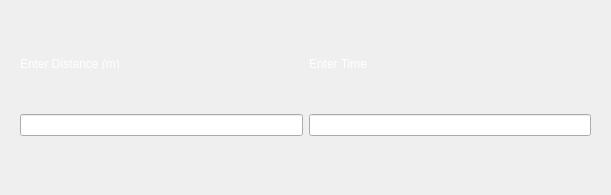
               <widget class="QWidget" name="AddRacescrollAreaWidgetContents">
                <property name="geometry">
                 <rect>
                  <x>0</x>
                  <y>0</y>
                  <width>611</width>
                  <height>195</height>
                 </rect>
                </property>
                <layout class="QVBoxLayout" name="verticalLayout_13">
                 <item>
                  <widget class="QWidget" name="AddRaceWidget" native="true">
                   <property name="styleSheet">
                    <string notr="true"/>
                   </property>
                   <layout class="QGridLayout" name="gridLayout_4">
                    <item row="0" column="0">
                     <widget class="QLabel" name="raceEnterDistance">
                      <property name="maximumSize">
                       <size>
                        <width>16777215</width>
                        <height>10</height>
                       </size>
                      </property>
                      <property name="styleSheet">
                       <string notr="true">color: white; 
border: none;
background: transparent;
text-align: left; /* Align the text inside the QPushButton to the left */
padding-left: 0px;
</string>
                      </property>
                      <property name="text">
                       <string>Enter Distance (m)</string>
                      </property>
                     </widget>
                    </item>
                    <item row="0" column="1">
                     <widget class="QLabel" name="raceEnterTime">
                      <property name="maximumSize">
                       <size>
                        <width>16777215</width>
                        <height>10</height>
                       </size>
                      </property>
                      <property name="styleSheet">
                       <string notr="true">color: white; 
border: none;
background: transparent;
text-align: left; /* Align the text inside the QPushButton to the left */
padding-left: 0px;
</string>
                      </property>
                      <property name="text">
                       <string>Enter Time</string>
                      </property>
                     </widget>
                    </item>
                    <item row="1" column="0">
                     <widget class="QLineEdit" name="raceDistanceLE"/>
                    </item>
                    <item row="1" column="1">
                     <widget class="QLineEdit" name="raceTimeLE"/>
                    </item>
                   </layout>
                  </widget>
                 </item>
                </layout>
               </widget>
